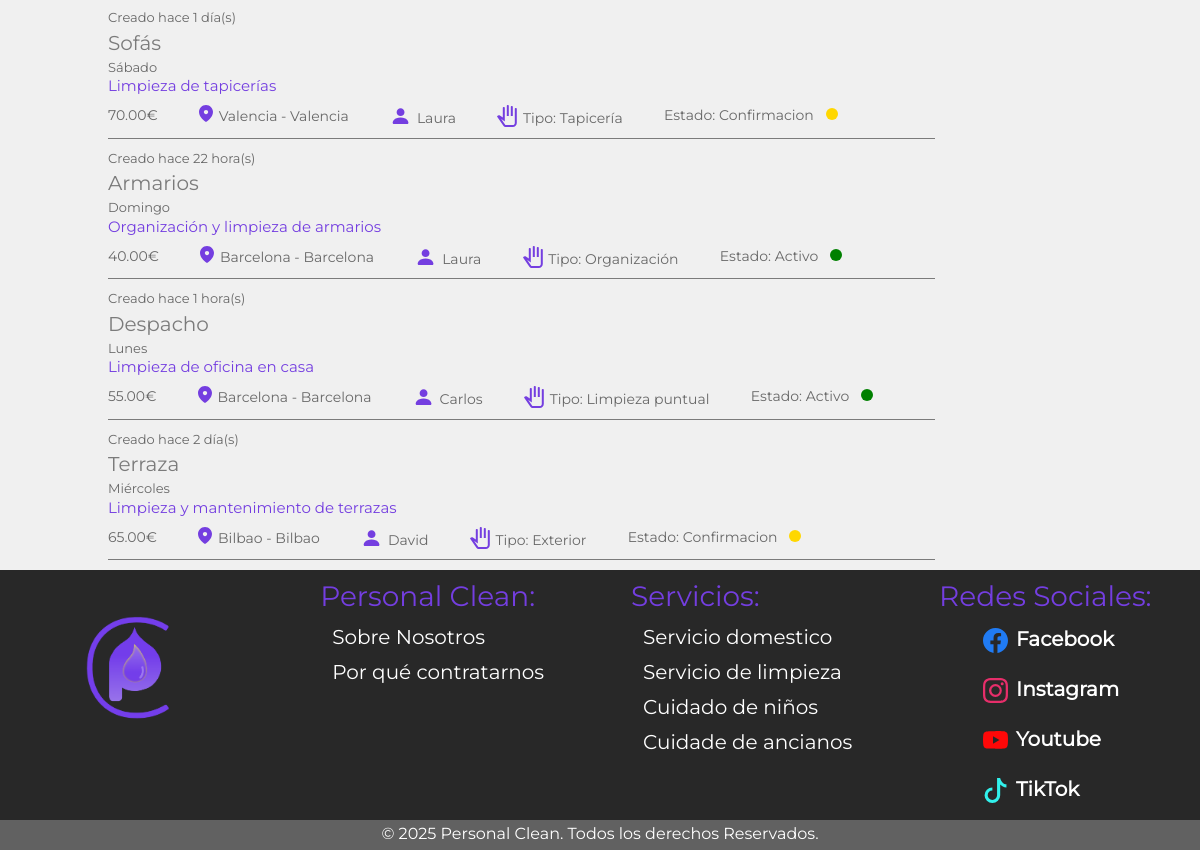
/area_funcionarios.php (signed in, lower part), run on an earlier commit of the app's database.
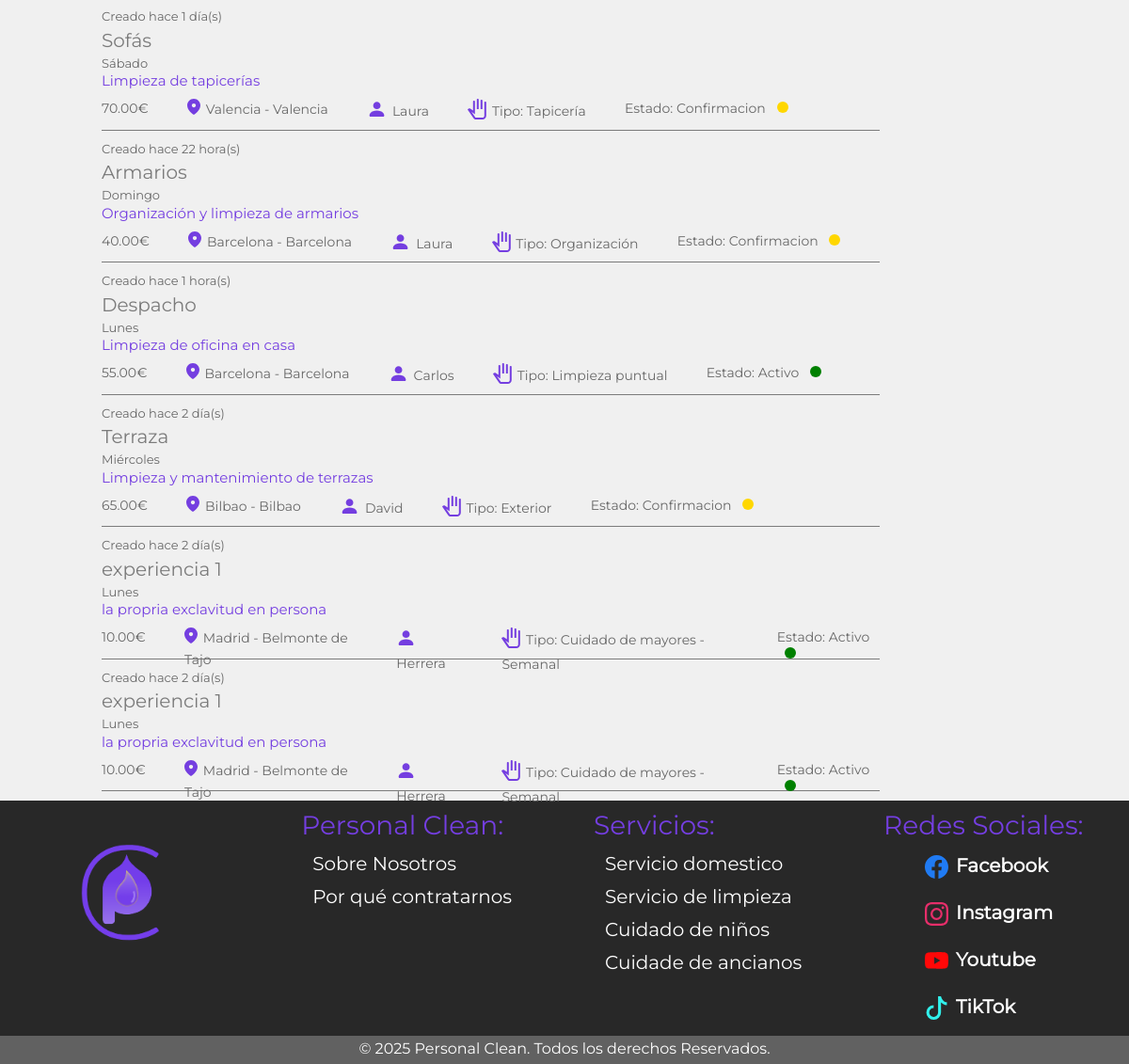
And on a later commit of the database.
### tables this page shows
CREATE TABLE `servicios` (
  `idServicio` int(11) NOT NULL,
  `idcliente` int(11) NOT NULL,
  `idFuncionario` int(11) DEFAULT NULL,
  `fechaServicio` date NOT NULL,
  `estado` enum('activo','terminado','confirmacion') NOT NULL,
  `titulo` varchar(45) NOT NULL,
  `descripcion` varchar(2000) NOT NULL,
  `tipoServicio` varchar(45) NOT NULL,
  `valor` decimal(5,2) NOT NULL,
  `diaServicio` varchar(45) NOT NULL,
  `direccion` varchar(45) DEFAULT NULL,
  `provincia` varchar(100) DEFAULT NULL,
  `ciudad` varchar(100) DEFAULT NULL,
  `valorado` enum('si','no') DEFAULT 'no'
);

CREATE TABLE `clientes` (
  `idCliente` int(11) NOT NULL,
  `nombre` varchar(255) DEFAULT NULL,
  `apellidos` varchar(255) DEFAULT NULL,
  `email` varchar(255) DEFAULT NULL,
  `contraseña` varchar(255) DEFAULT NULL,
  `telefono` varchar(20) DEFAULT NULL,
  `f_nacimiento` date DEFAULT NULL,
  `foto_perfil` varchar(255) DEFAULT NULL,
  `notaMedia` float DEFAULT NULL,
  `direccion` varchar(255) DEFAULT NULL,
  `provincia` varchar(100) DEFAULT NULL,
  `ciudad` varchar(100) DEFAULT NULL,
  `codigoPostal` varchar(20) DEFAULT NULL
);

### area_funcionarios.php (the view, shortened to what this page needs)
<?php
include './assets/ajax/conexionBD.php';
function tiempoTranscurrido($fecha) {
    $ahora = new DateTime();
    $fechaServicio = new DateTime($fecha);
    $diferencia = $ahora->diff($fechaServicio);
    if ($diferencia->y > 0) {
        return $diferencia->y . " año(s)";
    } elseif ($diferencia->m > 0) {
        return $diferencia->m . " mes(es)";
    } elseif ($diferencia->d > 0) {
        return $diferencia->d . " día(s)";
    } elseif ($diferencia->h > 0) {
        return $diferencia->h . " hora(s)";
    } elseif ($diferencia->i > 0) {
        return $diferencia->i . " minuto(s)";
    } else {
        return "Hace instantes";
    }
}
$sql = "SELECT s.*, c.nombre AS nombre_cliente, f.nombre AS nombre_funcionario
        FROM servicios s
        LEFT JOIN clientes c ON s.idcliente = c.idcliente
        LEFT JOIN funcionarios f ON s.idFuncionario = f.idFuncionarios
        WHERE s.estado != 'terminado'";
$consulta = $conexion->prepare($sql);
$consulta->execute();
$servicios = $consulta->fetchAll(PDO::FETCH_ASSOC);
?>
<!DOCTYPE html>
<html lang="es">
<head>
    <link href="https://cdn.jsdelivr.net/npm/bootstrap@5.3.0-alpha1/dist/css/bootstrap.min.css" rel="stylesheet" />
    <link href="https://unpkg.com/aos@2.3.1/dist/aos.css" rel="stylesheet" />
    <link rel="stylesheet" href="./assets/estilos.css" />
</head>
<body>
    <?php include_once './assets/headerLogueado.php'; ?>
    <div class="soyPrincipal">
        <div class="listadoGeneral">
            <?php foreach ($servicios as $servicio) { ?>
                <a href="paginaTrabajo.php?idServicio=<?php echo $servicio['idServicio']; ?>">
                    <div class="elementoCaja">
                        <p class="elementoCaja-timeinfo">
                            Creado hace <span><?php echo tiempoTranscurrido($servicio['fechaServicio']); ?></span>
                        </p>
                        <p class="elementoCaja-tituloServ">
                            <?php echo htmlspecialchars($servicio['titulo']); ?>
                        </p>
                        <p class="elementoCaja-timeinfo">
                            <?php echo htmlspecialchars($servicio['diaServicio']); ?>
                        </p>
                        <p class="elementoCaja-descripcion">
                            <?php echo htmlspecialchars($servicio['descripcion']); ?>
                        </p>
                        <div class="elementoCaja-data">
                            <p class="data-dinero">
                                <span><?php echo htmlspecialchars($servicio['valor']); ?></span>€
                            </p>
                            <p class="data-localidad">
                                <img src="./assets/images/mappoint.svg" alt="">
                                <?php echo htmlspecialchars($servicio['provincia'] . " - " . $servicio['ciudad']); ?>
                            </p>
                            <p class="data-person">
                                <img src="./assets/images/personpc.svg" alt="">
                                <span><?php echo htmlspecialchars($servicio['nombre_cliente']); ?></span>
                            </p>
                            <p class="data-twork">
                                <img src="./assets/images/handwork.svg" alt="">
                                <span>Tipo:</span> <?php echo htmlspecialchars($servicio['tipoServicio']); ?>
                            </p>
                            <p class="data-estado">
                                <?php
                                    echo "Estado: " . ucfirst($servicio['estado']);
                                    $estado = $servicio['estado'];
                                    $clase = '';
                                    if ($estado == 'activo') $clase = 'estado-activo';
                                    elseif ($estado == 'confirmacion') $clase = 'estado-confirmacion';
                                    elseif ($estado == 'terminado') $clase = 'estado-terminado';
                                ?>
                                <span class="estado-indicador <?php echo $clase; ?>"></span>
                            </p>
                        </div>
                    </div>
                </a>
            <?php } ?>
        </div>
        <div class="notificaciones">
        </div>
    </div>
    <?php include_once './assets/footer.php'; ?>
</body>
</html>

What changed in the data, as far as the page shows it:
changed servicios "Armarios": estado "Activo" → "Confirmacion"
added servicios: fechaServicio "2 día(s)", titulo "experiencia 1", diaServicio "Lunes", descripcion "la propria exclavitud en persona", valor "10.00", provincia+ciudad "Madrid - Belmonte de Tajo", idcliente.nombre "Herrera", tipoServicio "Cuidado de mayores - Semanal", estado "Activo"
added servicios: fechaServicio "2 día(s)", titulo "experiencia 1", diaServicio "Lunes", descripcion "la propria exclavitud en persona", valor "10.00", provincia+ciudad "Madrid - Belmonte de Tajo", idcliente.nombre "Herrera", tipoServicio "Cuidado de mayores - Semanal", estado "Activo"
